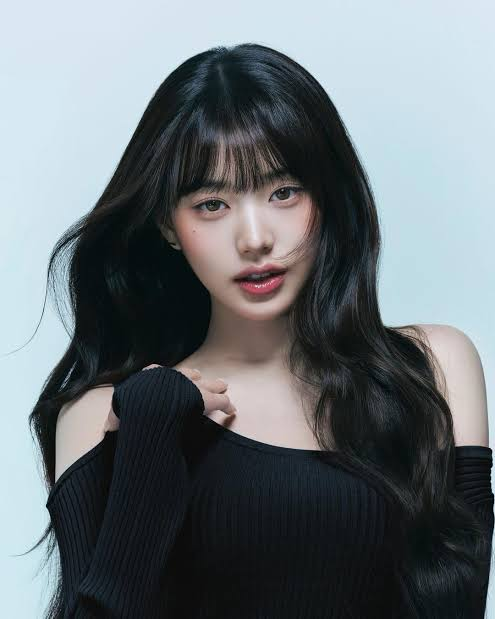
#> input picture raspberry/opencv/res/images.jpeg, 495 x 619 px
$ python rgb_hsv_1.py
#> lines starting #> are read from the running program, lines starting #| are printed output that depends on the picture
import cv2
import numpy as np

color = cv2.imread("res/images.jpeg", cv2.IMREAD_COLOR)
#> color is the input picture: shape (619, 495, 3); mean B, G, R 118.3, 114, 106.6

print(color.shape)
#| (619, 495, 3)

height,width,channels = color.shape
#> height = 619; width = 495; channels = 3
cv2.imshow("origin", color)

b,g,r = cv2.split(color)
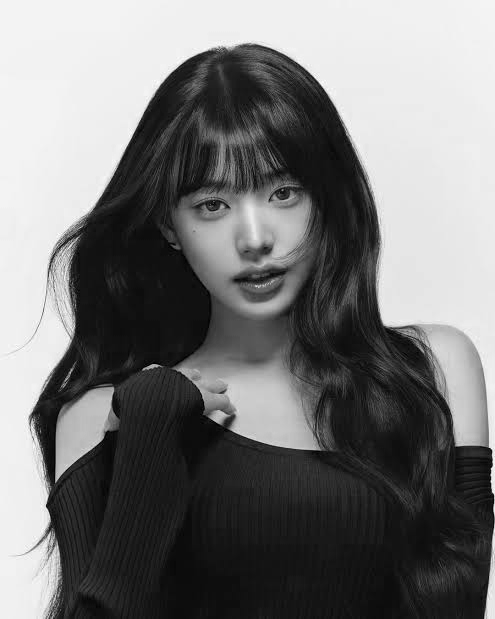
#> b: shape (619, 495); min 0, max 255, mean 118.3
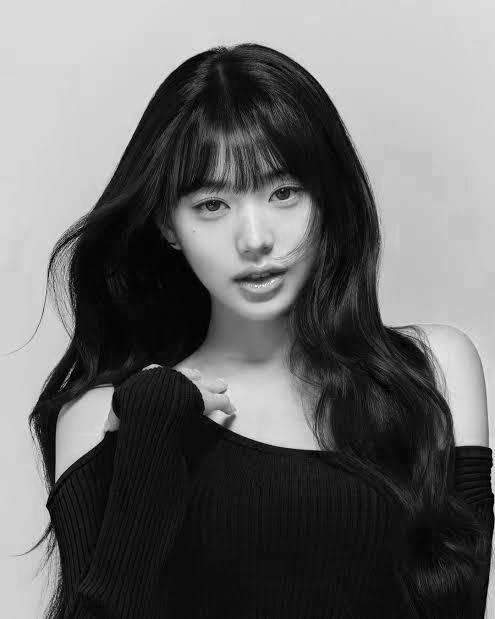
#> r: shape (619, 495); min 0, max 255, mean 106.6
rgb_split = np.concatenate((b,g,r), axis=1)
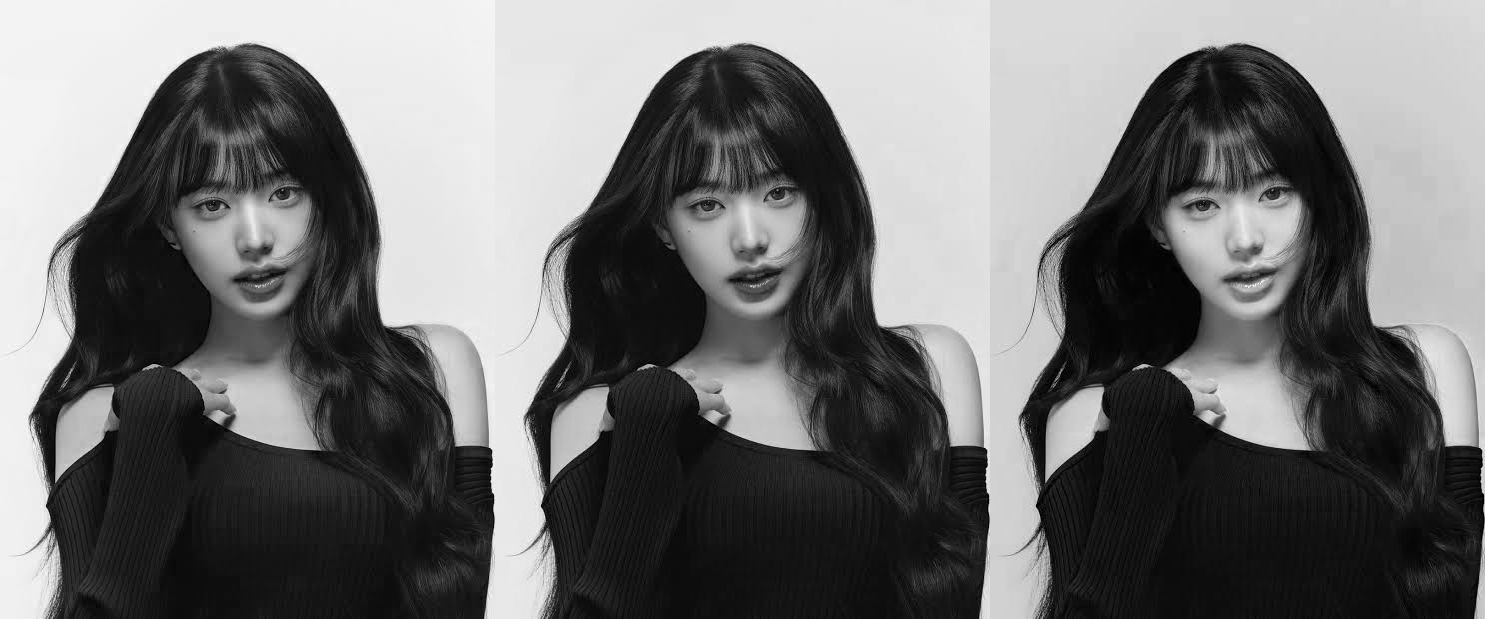
#> rgb_split: shape (619, 1485); min 0, max 255, mean 113

hsv = cv2.cvtColor(color, cv2.COLOR_BGR2HSV)
#> hsv: shape (619, 495, 3); mean H, S, V 86.4, 54.4, 121.4

h,s,v = cv2.split(hsv)
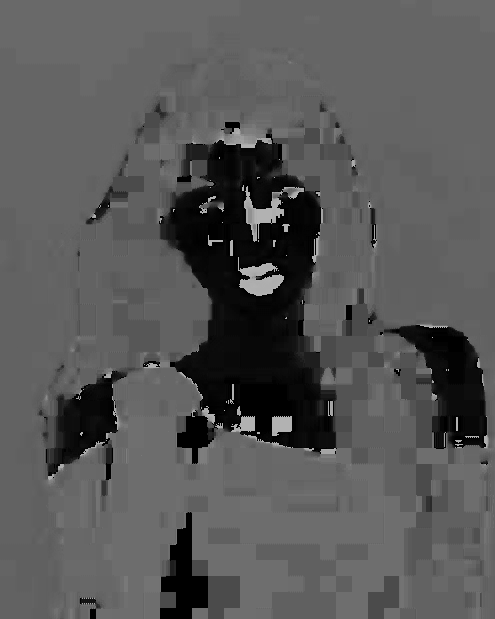
#> h: shape (619, 495); min 0, max 179, mean 86.4
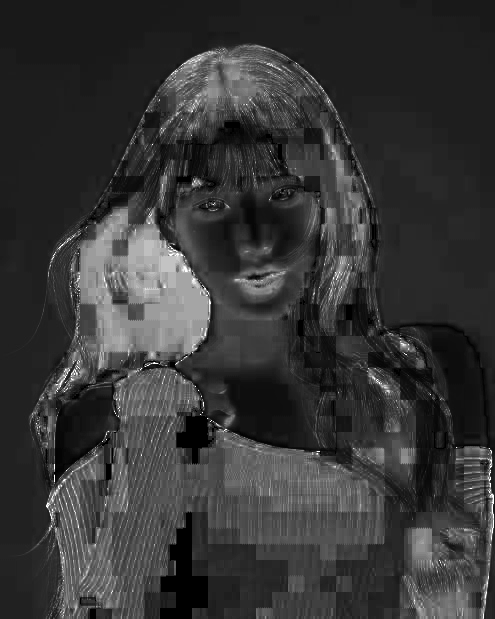
#> s: shape (619, 495); min 0, max 255, mean 54.4
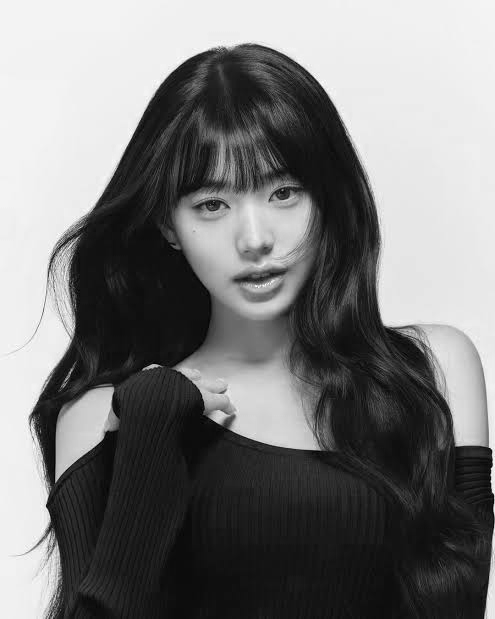
#> v: shape (619, 495); min 0, max 255, mean 121.4
hsv_split = np.concatenate((h,s,v),axis=1)
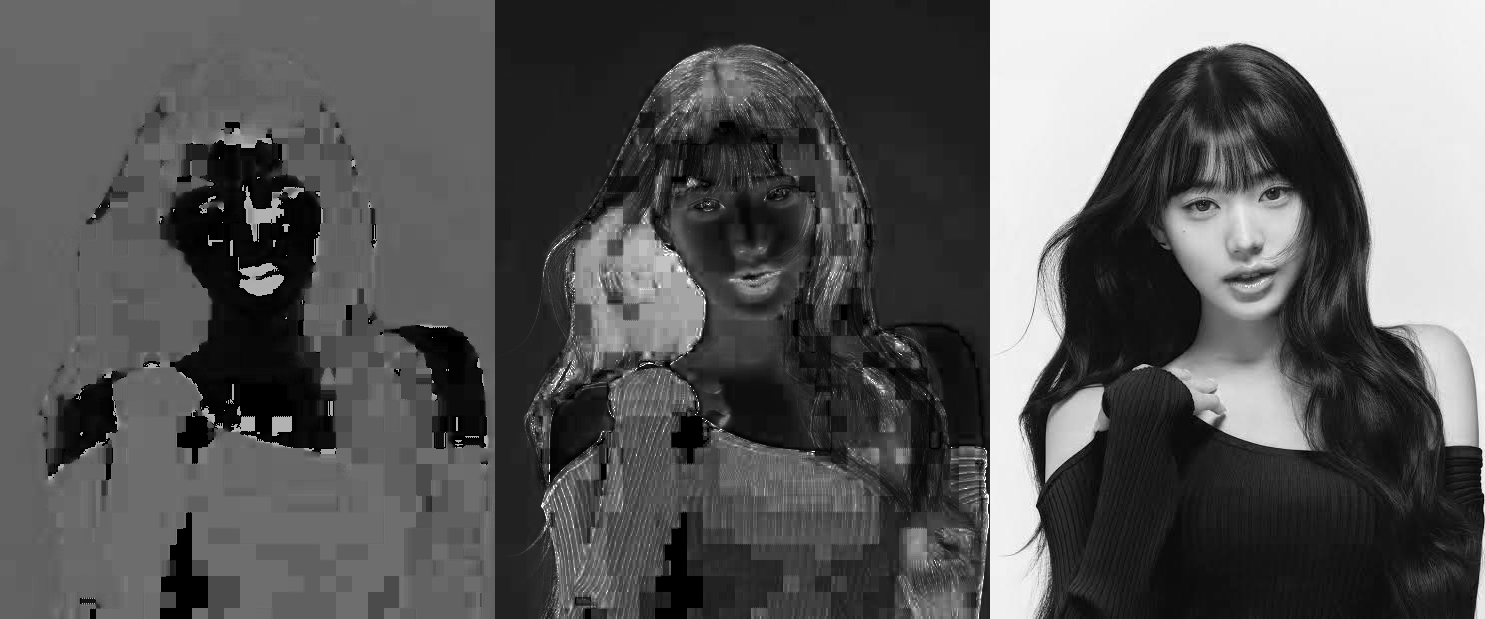
#> hsv_split: shape (619, 1485); min 0, max 255, mean 87.4
cv2.imshow("Splot HSV",hsv_split)

cv2.waitKey(0)

#> (the run stopped early here; a loop or call above may not have finished)
